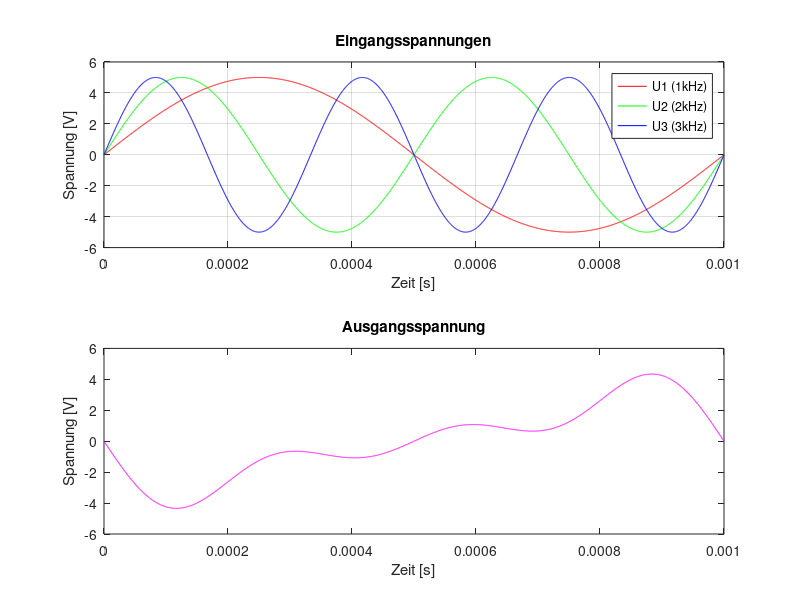

The MATLAB source for this figure:
format long g

function result = validate_input(Ui, R)
    num_columns_Ui = size(Ui, 2);
    length_R = length(R);
    result = iscolumn(R) && (num_columns_Ui ==( length_R - 1));
end

function Ua = invertAddierer(Ui, R)
% Funktion invertAddierer
% Autor: Henri Schulz
% Erstellungsdatum: 08.11.24
% Beschreibung: Berechnet die Ausgangsspannung eines invertierenden Addierers
% Input: Matrix Ui (Dimension n, m);
%        Vektor R (Dimension n+1, 1);
% Output: Vektor Ua (Dimension m, 1);
    if ~validate_input(Ui, R)
        error("Die Dimensionen stimmen nicht überein!")
    end

    [m,n] = size(Ui);
    RN = R(end);
    Ua = zeros(m, 1);

    for j = 1:n
        Ua= Ua - (RN / R(j)) * Ui(:, j);
    end



end


t = (linspace(0, 1, 2001)./ 1000)';



f_U1 = 1e3; %(Hz also 1kHz)
f_U2 = 2e3; %(Hz also 2kHz)
f_U3 = 3e3; %(Hz also 3kHz)

amplitude = 5; %V

U1 = amplitude * sin(2 * pi * f_U1 * t);
U2 = amplitude * sin(2 * pi * f_U2 * t);
U3 = amplitude * sin(2 * pi * f_U3 * t);

Ui = [U1, U2, U3];

R1 = 10e3; %Ohm -> 10kOhm
R2 = 15e3; %Ohm -> 15kOhm
R3 = 20e3; %Ohm -> 20kOhm
RN = 5e3; %Ohm -> 5kOhm

R = [R1, R2, R3, RN]';

Ua = invertAddierer(Ui, R)

%size(Ui, 2)
%length(R)
%
%size(Ui, 2)  == (length(R)-1)


% use subplot for two vertical plots in a figure
% plot on the top one: U1 (label 1kHz) U2 (2kHz), U3 (3kHz) over time,

% plot on the bottom: Ua over time

subplot(2, 1, 1);

plot(t, U1, 'r', t, U2, 'g', t, U3, 'b');

legend('U1 (1kHz)', 'U2 (2kHz)', 'U3 (3kHz)');

xlabel('Zeit [s]');

ylabel('Spannung [V]');

title('Eingangsspannungen');
grid on;

subplot(2, 1, 2);

plot(t, Ua, 'm');

xlabel('Zeit [s]');

ylabel('Spannung [V]');

title('Ausgangsspannung');












